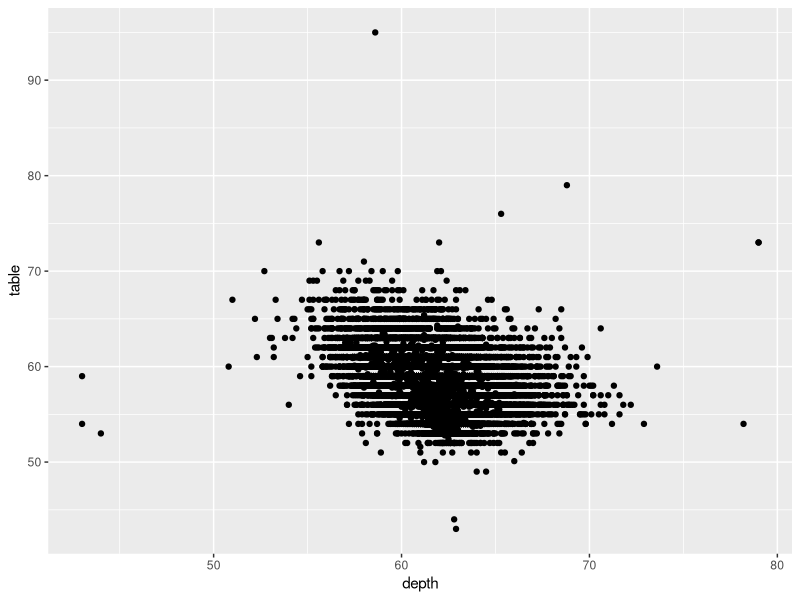
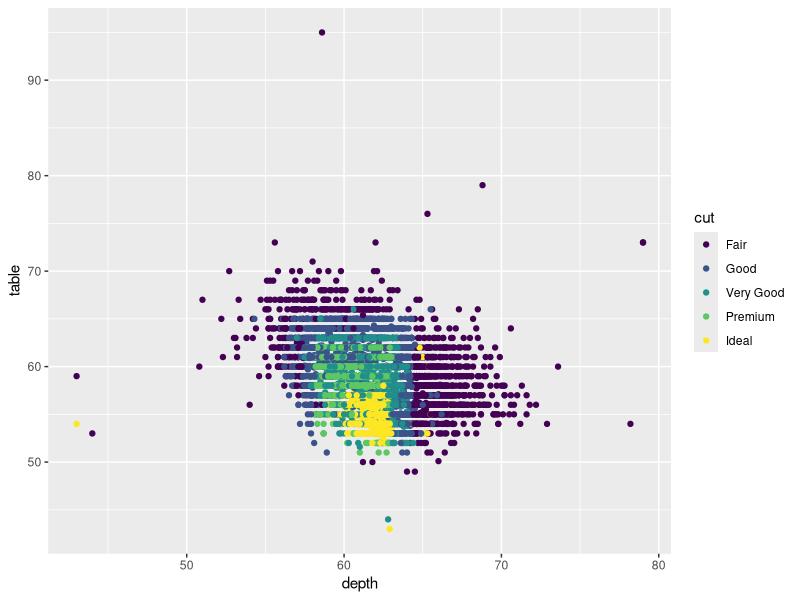
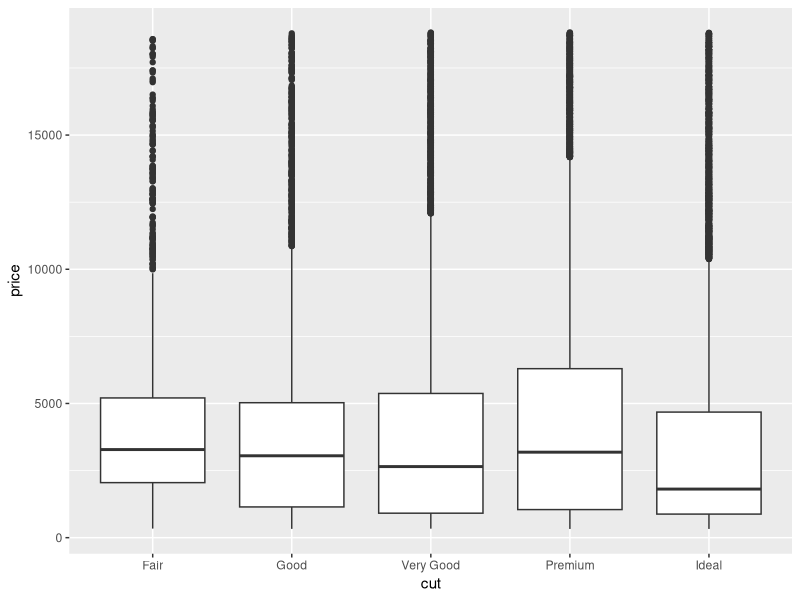
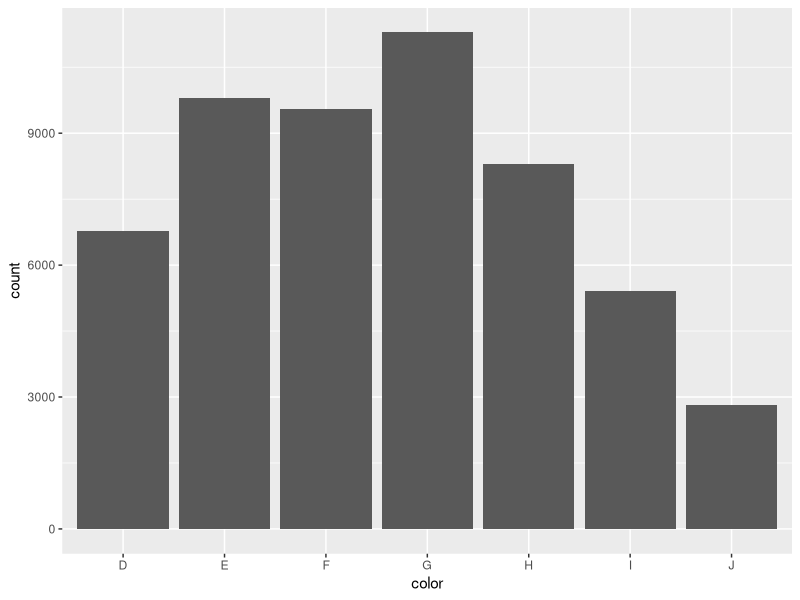
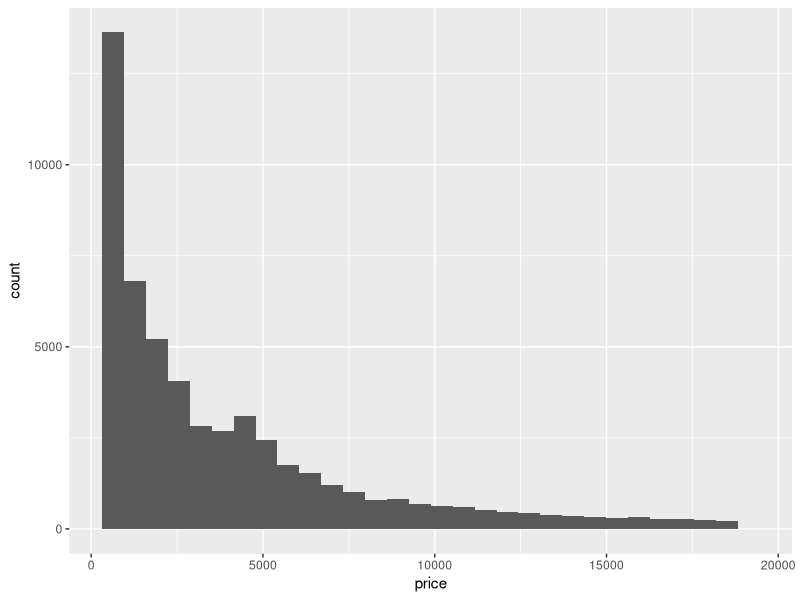
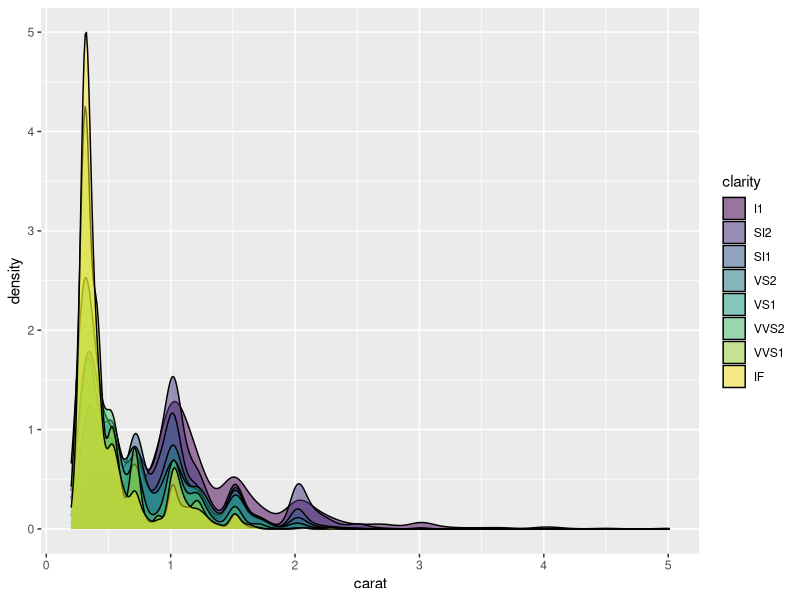
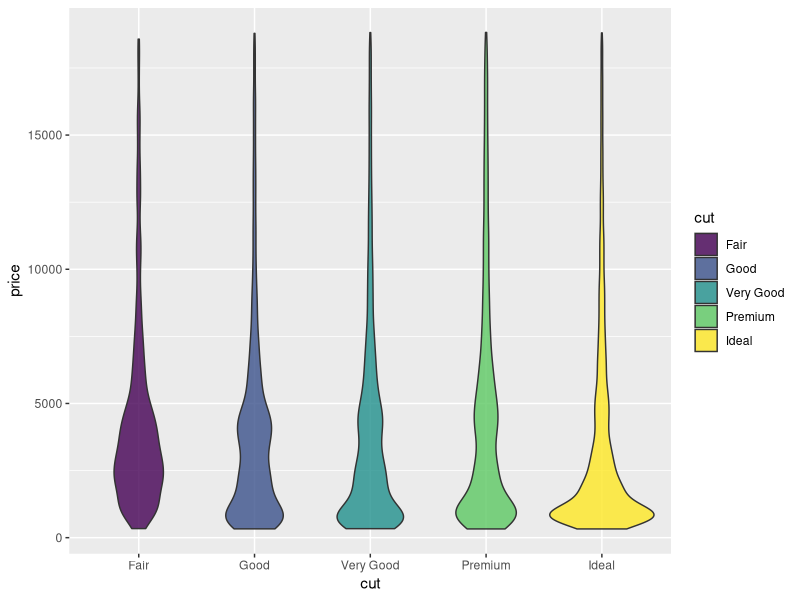
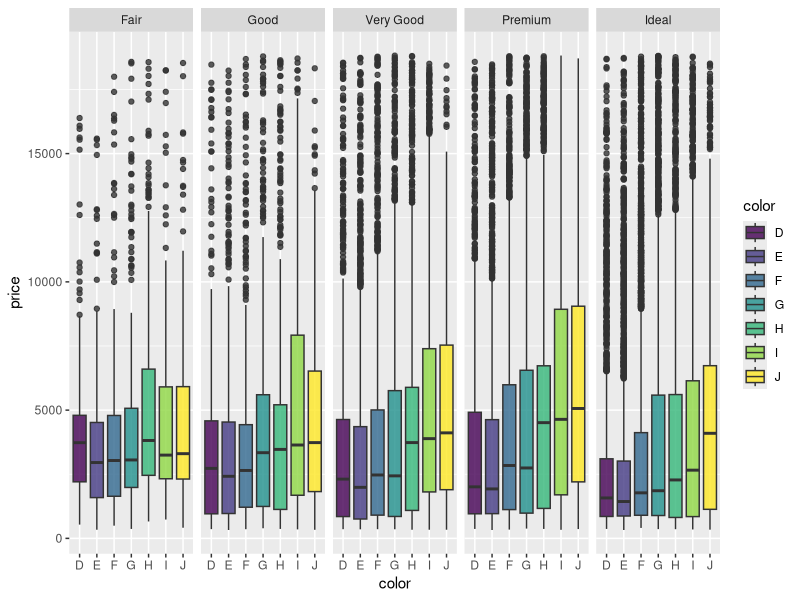

Source code (R) for these figures, in order:
## ---- chunk 1
# load libraries
library(tidyverse)
library(conflicted)
library(viridis)

# configure knit settings
knitr::opts_chunk$set(echo = TRUE)

# resolve package conflicts
filter <- dplyr::filter
select <- dplyr::select
## ---- chunk 2
head(diamonds)
## ---- chunk 3
ggplot(diamonds, aes(x = depth, y = table)) + geom_point()
## ---- chunk 4
ggplot(diamonds, aes(x = depth, y = table, color = cut)) + geom_point()
## ---- chunk 5
ggplot(diamonds, aes(x = cut, y = price)) + geom_boxplot()
## ---- chunk 6
ggplot(diamonds, aes(x = color)) + geom_bar()
## ---- chunk 7
ggplot(diamonds, aes(x = price)) + geom_histogram()
## ---- chunk 8
ggplot(diamonds, aes(x = carat, fill = clarity)) + geom_density(alpha = 0.5)
## ---- chunk 9
ggplot(diamonds, aes(x = cut, y = price, fill = cut)) + geom_violin(alpha = 0.8)
## ---- chunk 10
ggplot(diamonds, aes(x = color, y = price, fill = color)) + geom_boxplot(alpha = 0.8) + facet_grid(~ cut)
## ---- chunk 11
ggplot(diamonds, aes(x = price, y = carat, color = depth)) + geom_point(alpha = 0.5) + scale_color_viridis()
## ---- chunk 12
ggplot(diamonds, aes(x = price, fill = clarity)) + 
  geom_density() + 
  scale_fill_viridis_d() + 
  facet_wrap(~ clarity) 
